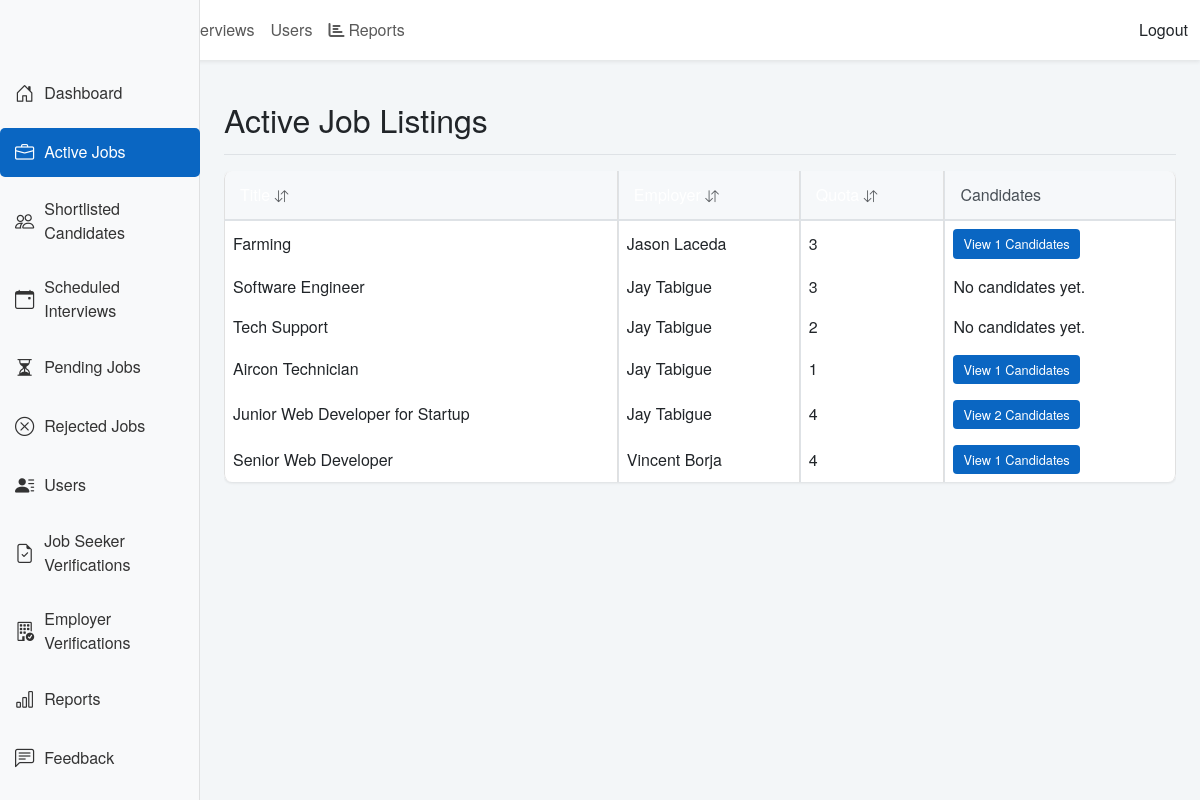
Screenshot of /admin/active_jobs.php (signed in) with the database file from the repository.
### tables this page shows
CREATE TABLE `job_postings` (
  `job_id` int(11) NOT NULL,
  `employer_id` int(11) NOT NULL,
  `title` varchar(255) NOT NULL,
  `description` text NOT NULL,
  `requirements` text NOT NULL,
  `skills` text NOT NULL,
  `status` enum('pending','approved','rejected','unavailable') NOT NULL,
  `created_at` timestamp NOT NULL DEFAULT current_timestamp(),
  `location` varchar(255) DEFAULT NULL,
  `quota` int(11) DEFAULT 1
);

CREATE TABLE `users` (
  `user_id` int(11) NOT NULL,
  `full_name` varchar(255) NOT NULL,
  `email` varchar(255) NOT NULL,
  `password_hash` varchar(255) NOT NULL,
  `user_type` enum('job_seeker','employer','admin') NOT NULL,
  `status` enum('pending','verified','rejected') DEFAULT 'pending',
  `created_at` timestamp NOT NULL DEFAULT current_timestamp()
);

### admin/active_jobs.php (the view, shortened to what this page needs)
<?php
include '../db.php';
$sort_column = isset($_GET['sort']) ? $_GET['sort'] : 'created_at';
$sort_order = isset($_GET['order']) ? $_GET['order'] : 'DESC';
function getSortUrl($column, $currentSort, $currentOrder) {
    $newOrder = ($currentSort === $column && $currentOrder === 'ASC') ? 'DESC' : 'ASC';
    return "?sort=" . $column . "&order=" . $newOrder;
}
function getSortIndicator($column, $currentSort, $currentOrder) {
    if ($currentSort !== $column) {
        return '<i class="bi bi-arrow-down-up text-muted"></i>';
    }
    return ($currentOrder === 'ASC') ?
        '<i class="bi bi-sort-down-alt"></i>' :
        '<i class="bi bi-sort-down"></i>';
}
?>
<!DOCTYPE html>
<html lang="en">
<head>
    <link href="https://cdn.jsdelivr.net/npm/bootstrap@5.3.0/dist/css/bootstrap.min.css" rel="stylesheet">
    <link href="https://cdn.jsdelivr.net/npm/bootstrap-icons@1.10.3/font/bootstrap-icons.css" rel="stylesheet">
    <link href="../css/styles.css" rel="stylesheet">
</head>
<body>
    <?php include 'includes/header.php'; ?>
    <div class="container-fluid">
        <div class="row">
            <?php include 'includes/sidebar.php'; ?>
            <main class="col-md-9 ms-sm-auto col-lg-10 px-md-4">
                <div class="d-flex justify-content-between flex-wrap flex-md-nowrap align-items-center pt-3 pb-2 mb-3 border-bottom">
                    <h2>Active Job Listings</h2>
                </div>
                <div class="table-responsive">
                    <table class="table table-bordered">
                        <thead>
                            <tr>
                                <th class="sortable <?php echo $sort_column === 'title' ? 'sort-active' : ''; ?>">
                                    <a href="<?php echo getSortUrl('title', $sort_column, $sort_order); ?>" class="text-white text-decoration-none">
                                        Title <?php echo getSortIndicator('title', $sort_column, $sort_order); ?>
                                    </a>
                                </th>
                                <th class="sortable <?php echo $sort_column === 'full_name' ? 'sort-active' : ''; ?>">
                                    <a href="<?php echo getSortUrl('full_name', $sort_column, $sort_order); ?>" class="text-white text-decoration-none">
                                        Employer <?php echo getSortIndicator('full_name', $sort_column, $sort_order); ?>
                                    </a>
                                </th>
                                <th class="sortable <?php echo $sort_column === 'quota' ? 'sort-active' : ''; ?>">
                                    <a href="<?php echo getSortUrl('quota', $sort_column, $sort_order); ?>" class="text-white text-decoration-none">
                                        Quota <?php echo getSortIndicator('quota', $sort_column, $sort_order); ?>
                                    </a>
                                </th>
                                <th>Candidates</th>
                            </tr>
                        </thead>
                        <tbody>
                            <?php
                            $sql = "SELECT job_postings.*, users.full_name
                                    FROM job_postings
                                    JOIN users ON job_postings.employer_id = users.user_id
                                    WHERE job_postings.status = 'approved'
                                    ORDER BY $sort_column $sort_order";
                            $active_jobs_result = $conn->query($sql);
                            if ($active_jobs_result->num_rows > 0) {
                                while ($row = $active_jobs_result->fetch_assoc()) {
                                    $job_id = $row['job_id'];
                                    echo "<tr>";
                                    echo "<td>{$row['title']}</td>";
                                    echo "<td>{$row['full_name']}</td>";
                                    echo "<td>{$row['quota']}</td>";
                                    $sql_candidates = "SELECT applications.*, users.full_name, job_seekers.skills, job_seekers.location
                                                      FROM applications
                                                      JOIN users ON applications.seeker_id = users.user_id
                                                      JOIN job_seekers ON applications.seeker_id = job_seekers.seeker_id
                                                      WHERE applications.job_id = $job_id";
                                    $candidates_result = $conn->query($sql_candidates);
                                    echo "<td>";
                                    if ($candidates_result->num_rows > 0) {
                                        echo "<button type='button' class='btn btn-primary btn-sm' data-bs-toggle='modal' data-bs-target='#candidatesModal{$job_id}'>
                                            View {$candidates_result->num_rows} Candidates
                                        </button>";
                                    } else {
                                        echo "No candidates yet.";
                                    }
                                    echo "</td>";
                                    echo "</tr>";
                                }
                            } else {
                                echo "<tr><td colspan='5'>No active job listings found.</td></tr>";
                            }
                            ?>
                        </tbody>
                    </table>
                </div>
            </main>
        </div>
    </div>
    <?php include 'includes/footer.php'; ?>
</body>
</html>

### admin/css/styles.css (style rules this page uses)
body { font-family: 'Helvetica Neue', Helvetica, Arial, sans-serif; background-color: #f3f6f8; }
.btn-primary { background-color: #0a66c2; border: none; }
.table-responsive { margin-bottom: 2rem; }
main { padding-top: 1.5rem; }
@media (min-width: 768px) { main { padding-left: 1.5rem; } }
.table { background-color: #fff; border-radius: 8px; overflow: hidden; box-shadow: 0 1px 3px rgba(0, 0, 0, 0.1); }
.table thead th { background-color: #f6f8fa; border-bottom: 2px solid #dee2e6; color: #495057; }

### admin/active_jobs.php (style rules this page uses)
.table { border-collapse: separate; border-spacing: 0; width: 100%; }
.table thead th { background-color: #0073b1; color: white; font-weight: 500; border-bottom: none; padding: 12px 15px; position: sticky; top: 0; }
.table tbody tr { transition: all 0.2s ease; }
.table td, .table th { border-right: 1px solid #e0e0e0; border-bottom: 1px solid #e0e0e0; padding: 12px 15px; vertical-align: middle; }
.table td:first-child, .table th:first-child { border-left: 1px solid #e0e0e0; }
.table tr:first-child th:first-child { border-top-left-radius: 8px; }
.table tr:first-child th:last-child { border-top-right-radius: 8px; }
.table tr:last-child td:first-child { border-bottom-left-radius: 8px; }
.table tr:last-child td:last-child { border-bottom-right-radius: 8px; }
.table .btn-sm { padding: 5px 10px; font-size: 0.8rem; border-radius: 4px; }
.table .text-muted { font-size: 0.85rem; }

### rows the page displays
job_postings: title "Farming", users.full_name "Jason Laceda", quota "3", num_rows "1"
job_postings: title "Software Engineer", users.full_name "Jay Tabigue", quota "3", shows "No candidates yet."
job_postings: title "Tech Support", users.full_name "Jay Tabigue", quota "2", shows "No candidates yet."
job_postings: title "Aircon Technician", users.full_name "Jay Tabigue", quota "1", num_rows "1"
job_postings: title "Junior Web Developer for Startup", users.full_name "Jay Tabigue", quota "4", num_rows "2"
job_postings: title "Senior Web Developer", users.full_name "Vincent Borja", quota "4", num_rows "1"
